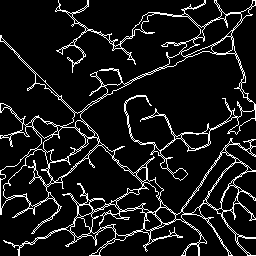
#> input picture Roads-Segmentation/DilateImput/cleaned_025.png, 256 x 256 px
$ python Dialate.py
#> lines starting #> are read from the running program, lines starting #| are printed output that depends on the picture; after the words box and inside, x2 and y2 are one past the last pixel; in counts of white or black regions, pixels touching at a corner belong together
import cv2
import numpy as np
from skimage.morphology import erosion, dilation, opening, closing, white_tophat
from skimage.morphology import black_tophat, skeletonize, convex_hull_image
from skimage.morphology import disk

img=cv2.imread('DilateImput/cleaned_025.png')
#> img is the input picture: shape (256, 256, 3); 9.9% white in thin lines or dots
img_bw = 255*(cv2.cvtColor(img, cv2.COLOR_BGR2GRAY) > 5).astype('uint8')
#> img_bw: shape (256, 256); 9.9% white in thin lines or dots

kernel = np.ones((3,3),np.uint8)
dilation = cv2.dilate(img_bw,kernel,iterations = 1)
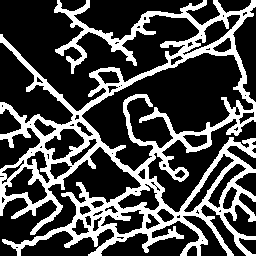
#> dilation: shape (256, 256); 28.4% white; 1 white region, box (x1, y1, x2, y2) and area: (0, 0, 256, 256) 18592
cv2.imwrite('DilateImput/out/dilation.png', dilation)
img_bw = dilation

se1 = cv2.getStructuringElement(cv2.MORPH_ELLIPSE, (3,3))
se2 = cv2.getStructuringElement(cv2.MORPH_ELLIPSE, (1,1))
mask = cv2.morphologyEx(img_bw, cv2.MORPH_CLOSE, se1)
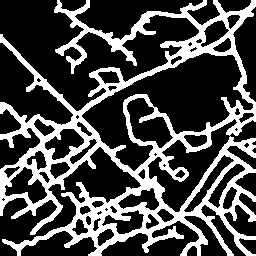
#> mask: shape (256, 256); 29.1% white; 1 white region, box (x1, y1, x2, y2) and area: (0, 0, 256, 256) 19090
#mask = cv2.morphologyEx(mask, cv2.MORPH_OPEN, se2)
cv2.imwrite('DilateImput/out/ou2.png', mask)


mask = np.dstack([mask, mask, mask]) / 255
out = img * mask
#> out: shape (256, 256, 3) float64; 9.9% white in thin lines or dots

cv2.waitKey(0)
cv2.destroyAllWindows()
cv2.imwrite('DilateImput/out/output.png', out)

# [4 lines of commented-out code are left out]

$ run again, with Roads-Segmentation/DilateImput/31_pred.png copied over Roads-Segmentation/DilateImput/cleaned_025.png
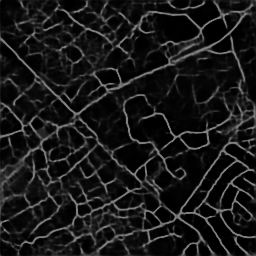
#> input picture Roads-Segmentation/DilateImput/31_pred.png, 256 x 256 px
#> img is the input picture: shape (256, 256, 3); min 0, max 127, mean 24
#> `img_bw = 255*(cv2.cvtColor(img, cv2.COLOR_BGR2GRAY) > 5).astype('uint8')`:
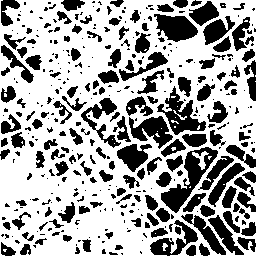
#> img_bw: shape (256, 256); 65.2% white; 382 black regions (220 under 20 px), largest, box (x1, y1, x2, y2) and area: (161, 147, 218, 213) 1175, (157, 86, 206, 135) 894, (154, 14, 198, 42) 806
#> dilation: shape (256, 256); 82.9% white; 265 black regions (155 under 20 px), largest, box (x1, y1, x2, y2) and area: (158, 15, 197, 41) 642, (132, 117, 171, 146) 474, (118, 145, 147, 171) 387
#> `mask = cv2.morphologyEx(img_bw, cv2.MORPH_CLOSE, se1)`:
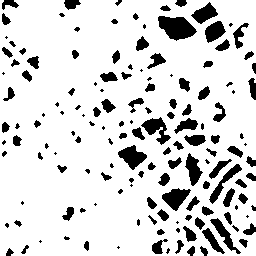
#> mask: shape (256, 256); 84.8% white; 151 black regions (52 under 20 px), largest, box (x1, y1, x2, y2) and area: (158, 16, 197, 41) 635, (118, 145, 147, 170) 384, (162, 188, 191, 211) 368

$ run again, with Roads-Segmentation/DilateImput/34_pred.png copied over Roads-Segmentation/DilateImput/cleaned_025.png
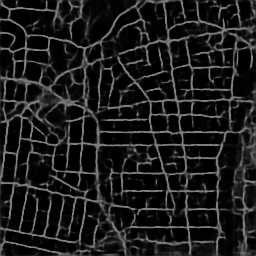
#> input picture Roads-Segmentation/DilateImput/34_pred.png, 256 x 256 px
#> img is the input picture: shape (256, 256, 3); min 0, max 172, mean 27.2
#> `img_bw = 255*(cv2.cvtColor(img, cv2.COLOR_BGR2GRAY) > 5).astype('uint8')`:
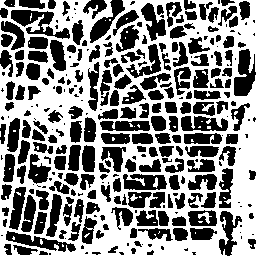
#> img_bw: shape (256, 256); 53.1% white; 302 black regions (93 under 20 px), largest, box (x1, y1, x2, y2) and area: (11, 10, 70, 39) 744, (234, 49, 256, 96) 671, (6, 231, 76, 252) 571
#> dilation: shape (256, 256); 75.2% white; 322 black regions (139 under 20 px), largest, box (x1, y1, x2, y2) and area: (235, 50, 256, 95) 484, (142, 4, 165, 39) 308, (11, 188, 25, 228) 271
#> `mask = cv2.morphologyEx(img_bw, cv2.MORPH_CLOSE, se1)`:
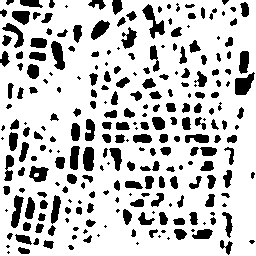
#> mask: shape (256, 256); 78% white; 253 black regions (68 under 20 px), largest, box (x1, y1, x2, y2) and area: (142, 4, 165, 39) 299, (235, 72, 255, 95) 287, (51, 41, 65, 70) 256
